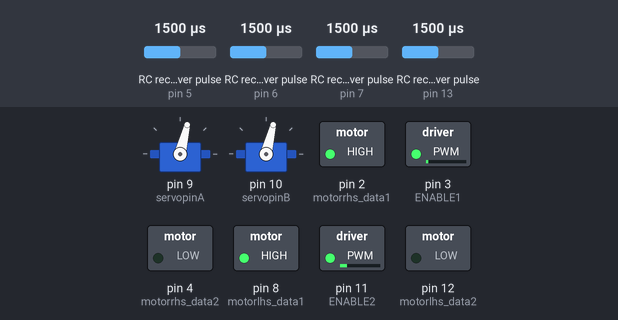
This sketch was run on a simulated Arduino Uno, built with avr-gcc and run on an emulated ATmega328P. Parts: 2 × servo, switched loads named in the sketch (green lamp = pin HIGH). Wiring (inferred from the names in the program): 4 × RC receiver channel: data pin 5 / data pin 6 / data pin 7 / data pin 13. The inputs (shaded band) are chosen by the test bench; at power-on: RC receiver pulse (sensors on pin 7, pin 5, pin 6, pin 13) 1500 µs.

Above: at 1.2 s.
1.3 s: RC receiver pulse (sensor on pin 7) set to 1750 µs
4.3 s: RC receiver pulse (sensor on pin 5) set to 1020 µs
At 5.0 s:
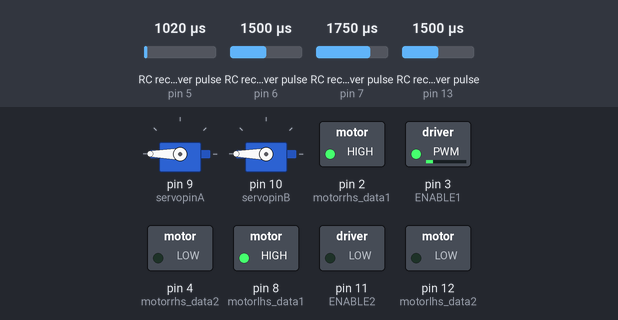
5.8 s: RC receiver pulse (sensor on pin 6) set to 1474 µs
At 6.2 s:
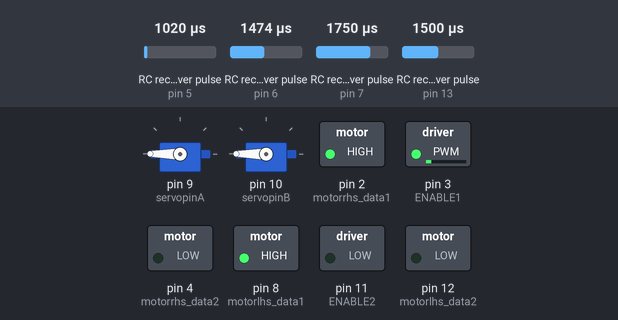
7.3 s: RC receiver pulse (sensor on pin 6) set to 1438 µs
At 8.5 s:
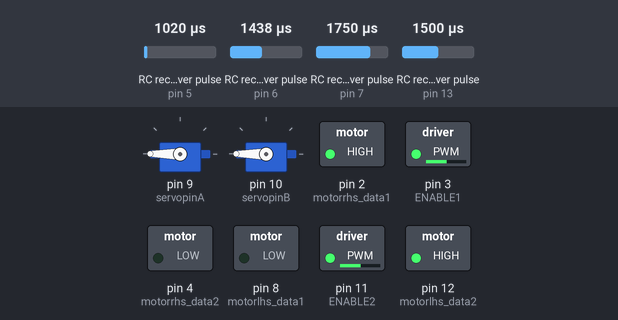
8.8 s: RC receiver pulse (sensor on pin 13) set to 1020 µs
At 9.6 s:
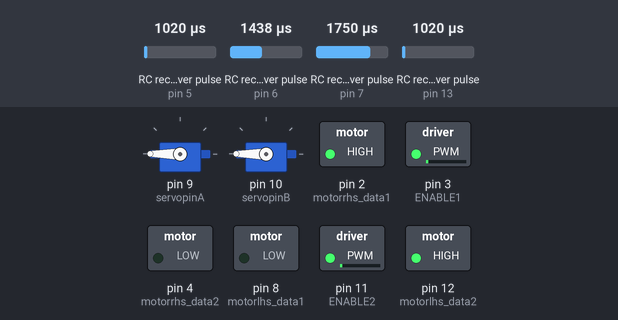
10.3 s: RC receiver pulse (sensor on pin 7) set to 1716 µs
11.8 s: RC receiver pulse (sensor on pin 7) set to 1692 µs
At 13.5 s:
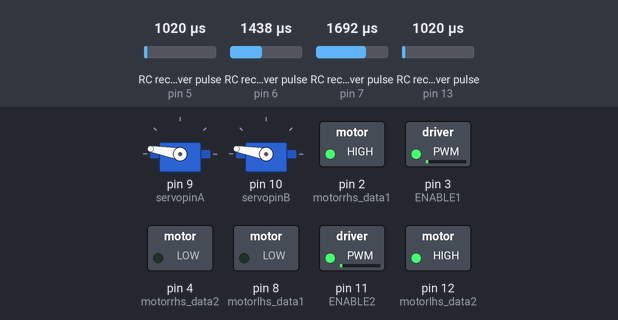
Timing chart, 0 to 14.5 s (numbered marks = the images above; inputs shaded):
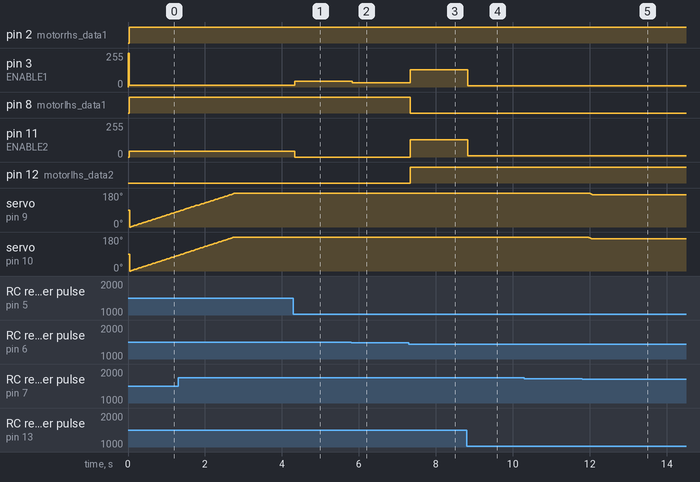

The sketch:

Droid2020.ino
```cpp
/*  DroidBlitz Kshitij 2020
 *   AMCS Department
 *   BATCH:2018-2023
 *   14/01/2020
 */
#include <Servo.h>

//initialize pin numbers
int channel_1 = 5;
int channel_2 = 6;
int channel_3 = 7;
int channel_5 = 13;
int downAnglemax = 0;
int upAnglemax = 0;
int channel_1_input;
int channel_2_input;
int channel_3_input;
int channel_5_input;

float x;
float y;

int motorrhs_data1 = 2;   //rhs data 1
int motorrhs_data2 = 4;   //rhs data 2
int motorlhs_data1 = 8;   //lhs data 1
int motorlhs_data2 = 12;  //lhs data 2
int ENABLE1 = 3;          //rhs enable
int ENABLE2 = 11;         //lhs enable
int servopinA = 9;
int servopinB = 10;
float prevAngleA = 0;
float prevAngleB = 0;
float currentAngleA;
int angleabs = 0;

Servo servoA;
Servo servoB;

float speedunit = 255;
bool isStopped = false;

void setup() {
  Serial.begin(9600);
  pinMode(channel_1,INPUT);
  pinMode(channel_2,INPUT);
  pinMode(channel_3,INPUT);
  pinMode(channel_5, INPUT);

  pinMode(motorlhs_data1,OUTPUT);
  pinMode(motorlhs_data2,OUTPUT);
  pinMode(ENABLE1,OUTPUT);
  pinMode(ENABLE2,OUTPUT);
  pinMode(motorrhs_data1,OUTPUT);
  pinMode(motorrhs_data2,OUTPUT);
  pinMode(3, OUTPUT);
  servoA.attach(servopinA);
  servoB.attach(servopinB);

  digitalWrite(3, HIGH);

}
/*
 * Channel 1 --> Left and Right [L_AVG:1038 , R_AVG:1791]
 * Channel 2 -->Forward and Backward [F_AVG:1743 , B_AVG:1034]
 * Channel 5 -->Speed [ MAX:2001 , MIN:1397]
 */
float neutralize(float inp, int lim_l, int lim_r)
{
  if(inp >= lim_l && inp <= lim_r)
  {
    return 0;
  }else if(inp > 100)
  {
    return 100;
  }else if(inp < -100)
  {
    return -100;
  }
  else
  {
    return inp;
  }
}

float normalize(int channel, float inp)
{
  switch(channel)
  {
    case 1:
      return neutralize(((inp-1418)/355.0)*100, -20, 20); //neutralize(((inp-((1063+1773)/2.0))/((1773-1063)/2.0))*100, -20, 20);
    case 2:
      return neutralize(((inp-1395.5)/310.5)*100, -20, 20); //neutralize(((inp-((1085+1706)/2.0))/((1706-1085)/2.0))*100, -20, 20);
    case 3:
       angleabs = (((inp - 1100)/(float)(1730-1100)*100.0*1.8));

//        angleabs = (inp - 1415)/3.5;
//       Serial.println(inp);
//       Serial.println(angleabs);
//       Serial.print("\n");
       return angleabs;
//       if(angleabs<0){
//         angleabs = 0;
//       }else if (angleabs>180)
//       {
//          angleabs = 180;
//       }
//       return 180-angleabs;
    case 5:
      return neutralize((((inp - 1392)/(602))*100), 0, 0);//neutralize((((inp - 1392)/(1994-1392)/2)*100), 0, 0);
  }
}

void setDirection(int state, int motorpin_1, int motorpin_2)
{
  switch(state)
  {
    case 0:  // 0->Stop
        digitalWrite(motorpin_1,LOW);
        digitalWrite(motorpin_2,LOW);
        break;

    case -1:  //-1-> Reverse
        digitalWrite(motorpin_1,LOW);
        digitalWrite(motorpin_2,HIGH);
        break;

    case 1:   //1->Forward
        digitalWrite(motorpin_1,HIGH);
        digitalWrite(motorpin_2,LOW);
        break;
  }
}

void rotate(float Rwheel_mag,float Lwheel_mag)
{
    analogWrite(ENABLE1,abs((Rwheel_mag*speedunit)/100.0));
    analogWrite(ENABLE2,abs((Lwheel_mag*speedunit)/100.0));
}

void rpm_calc()
{
    if(y==0)
    {
      if(x==0)        //STOP
      {
        isStopped = true;
        setDirection(0,motorrhs_data1,motorrhs_data2);
        setDirection(0,motorlhs_data1,motorlhs_data2);
      }
      else
      {
        if(x>0)       //RIGHT
        {
          setDirection(-1,motorrhs_data1,motorrhs_data2);
          setDirection(1,motorlhs_data1,motorlhs_data2);
          rotate(x,x);
        }
        else          //LEFT
        {
          setDirection(1,motorrhs_data1,motorrhs_data2);
          setDirection(-1,motorlhs_data1,motorlhs_data2);
          rotate(-x,-x);
        }
      }
    }
    else if(y>0)
    {
      if(x>=0)      //QUAD-1
      {
          setDirection(1,motorrhs_data1,motorrhs_data2);
          setDirection(1,motorlhs_data1,motorlhs_data2);
          rotate(max(y-x,0),y);
      }
      else          //QUAD-2
      {
          setDirection(1,motorrhs_data1,motorrhs_data2);
          setDirection(1,motorlhs_data1,motorlhs_data2);
          rotate(y,max(y+x,0));
      }
    }
    else
    {
      if(x>=0)    //QUAD-4
      {
          setDirection(-1,motorrhs_data1,motorrhs_data2);
          setDirection(-1,motorlhs_data1,motorlhs_data2);
          rotate(max(-y-x,0),-y);
      }
      else        //QUAD-3
      {
          setDirection(-1,motorrhs_data1,motorrhs_data2);
          setDirection(-1,motorlhs_data1,motorlhs_data2);
          rotate(-y,max(-y+x,0));
      }
    }
}

void driveCrane()
{
  float pos_s1;
  float pos_s2;
  if( prevAngleA > currentAngleA )
  {
    for(pos_s1 = prevAngleA, pos_s2 = prevAngleB; pos_s1 >= currentAngleA; pos_s1 -= 2, pos_s2 -= 2)
    {
      servoB.write( pos_s2);
      delay( 15 );
      servoA.write( pos_s1 );
      delay( 15 );
//      Serial.print(pos_s1);
//      Serial.print("\t");
//      Serial.println(pos_s2);
    }
  }
  else
  {
    for(pos_s1 = prevAngleA, pos_s2 = prevAngleB; pos_s1 <= currentAngleA; pos_s1 += 2, pos_s2 += 2)
    {
      servoB.write( pos_s2);
      delay( 15 );
      servoA.write( pos_s1 );
      delay( 15 );
//      Serial.print(pos_s1);
//      Serial.print("\t");
//      Serial.println(pos_s2);
    }
  }
  prevAngleA = pos_s1;
  prevAngleB = pos_s2;

}
void loop() {
   channel_1_input = pulseIn(channel_1, 25000);
   channel_2_input = pulseIn(channel_2, 25000);
   channel_3_input = pulseIn(channel_3, 25000);
   channel_5_input = pulseIn(channel_5, 25000)*0.6+800;
   //Serial.println(channel_3_input);

   speedunit = ((normalize(5, channel_5_input) * 255)/100);
    x = normalize(1,channel_1_input);
   y = normalize(2,channel_2_input);
   currentAngleA = normalize(3,channel_3_input);
   //Serial.print(currentAngleA);
   //Serial.print("\n");
   rpm_calc();
   if(abs(prevAngleA-currentAngleA)>=15 && currentAngleA>=25)
   {
     driveCrane();
   }

}
```

Measured:
- the behaviour switches between 1457 and 1456 µs on RC receiver pulse (sensor on pin 6) (found by bisection; images 2 and 3)
- after the input at 4.3 s, pin 3 (ENABLE1): 13/255 → 44/255 at once; pin 11 (ENABLE2): 44/255 → 0/255 at once
- after the input at 5.8 s, pin 3 (ENABLE1): 44/255 → 33/255 at once
- after the input at 7.3 s, pin 3 (ENABLE1): 33/255 → 130/255 at once; pin 8 (motorlhs_data1): HIGH → LOW at once; pin 11 (ENABLE2): 0/255 → 130/255 at once; pin 12 (motorlhs_data2): LOW → HIGH at once
- after the input at 8.8 s, pin 3 (ENABLE1), pin 11 (ENABLE2): 130/255 → 8/255 at once
- after the input at 10.3 s, every drawn part: stays the same
- after the input at 11.8 s, servo on pin 9 (servopinA): 180° → 170° after 0.18 s; servo on pin 10 (servopinB): 180° → 170° after 0.15 s
